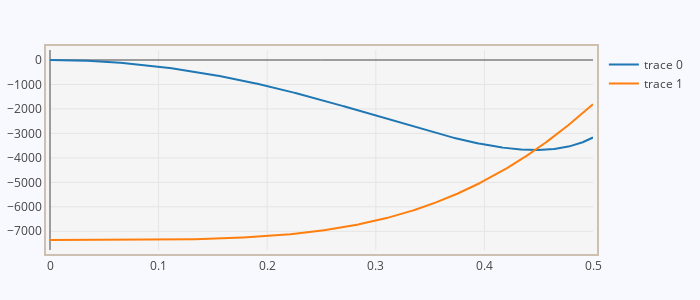

Notebook source saved alongside this figure:
### Code cell
t=np.arange(0,0.8,5e-4)

xaxis  = dict(nticks=10,mirror='all',showline=True,linewidth=2,linecolor='#cdc0b0')
yaxis  = dict(nticks=10,mirror='all',showline=True,linewidth=2,linecolor='#cdc0b0')
margin = dict(l=50,r=50,b=50,t=50,pad=4)

layout = go.Layout(xaxis=xaxis,yaxis=yaxis,margin=margin,width=700,height=300,paper_bgcolor='#f8f8ff',plot_bgcolor='#f5f5f5')
data1 = go.Scatter(x=rds[0]['rbs_link.x'],y=np.sqrt(rds[0]['rbs_link.z']**2+rds[0]['rbs_link.x']**2))
data2 = go.Scatter(x=t,y=rds[2]['rbs_link.x'])
data3 = go.Scatter(x=t,y=rds[2]['rbs_link.z'])

fig = go.Figure(data=[data2,data3], layout=layout)
plotly.offline.iplot(fig)

### Figure 1 — Plotly figure (JSON) as saved in the notebook; plotly's stock layout.template omitted (floating-point values rounded to 4 significant figures; data arrays with more than 128 entries replaced by an {"elided": "..."} marker saying what was removed)
{"data": [{"type": "scatter", "uid": "60663a", "x": {"elided": "1600 float values"}, "y": {"elided": "1001 float values"}}, {"type": "scatter", "uid": "af6fdf", "x": {"elided": "1600 float values"}, "y": {"elided": "1001 float values"}}], "layout": {"height": 300, "margin": {"b": 50, "l": 50, "pad": 4, "r": 50, "t": 50}, "paper_bgcolor": "#f8f8ff", "plot_bgcolor": "#f5f5f5", "width": 700, "xaxis": {"autorange": true, "linecolor": "#cdc0b0", "linewidth": 2, "mirror": "all", "nticks": 10, "range": [0, 0.5], "showline": true, "type": "linear"}, "yaxis": {"autorange": true, "linecolor": "#cdc0b0", "linewidth": 2, "mirror": "all", "nticks": 10, "range": [-7766.0, 408.7], "showline": true, "type": "linear"}}}
